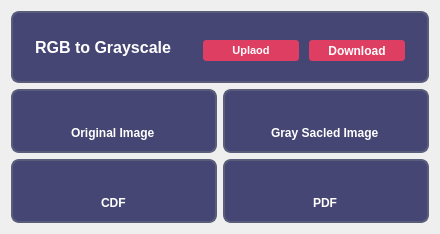
      <widget class="QWidget" name="tab_2">
       <attribute name="title">
        <string>Gray Scale</string>
       </attribute>
       <layout class="QGridLayout" name="gridLayout_2">
        <item row="0" column="0" colspan="2">
         <widget class="QFrame" name="frame">
          <property name="maximumSize">
           <size>
            <width>16777215</width>
            <height>100</height>
           </size>
          </property>
          <property name="styleSheet">
           <string notr="true">background-color:#454674;
border-radius:8px;
border : 2px solid #5A5D7A; </string>
          </property>
          <property name="frameShape">
           <enum>QFrame::StyledPanel</enum>
          </property>
          <property name="frameShadow">
           <enum>QFrame::Raised</enum>
          </property>
          <layout class="QHBoxLayout" name="horizontalLayout_16" stretch="4,1">
           <item>
            <widget class="QFrame" name="frame_8">
             <property name="minimumSize">
              <size>
               <width>0</width>
               <height>50</height>
              </size>
             </property>
             <property name="styleSheet">
              <string notr="true">border : 2px solid #454674; </string>
             </property>
             <property name="frameShape">
              <enum>QFrame::StyledPanel</enum>
             </property>
             <property name="frameShadow">
              <enum>QFrame::Raised</enum>
             </property>
             <layout class="QVBoxLayout" name="verticalLayout_9">
              <item>
               <widget class="QLabel" name="label_12">
                <property name="minimumSize">
                 <size>
                  <width>0</width>
                  <height>0</height>
                 </size>
                </property>
                <property name="font">
                 <font>
                  <pointsize>12</pointsize>
                  <weight>75</weight>
                  <bold>true</bold>
                 </font>
                </property>
                <property name="layoutDirection">
                 <enum>Qt::LeftToRight</enum>
                </property>
                <property name="styleSheet">
                 <string notr="true">color:white;</string>
                </property>
                <property name="text">
                 <string>RGB to Grayscale</string>
                </property>
                <property name="alignment">
                 <set>Qt::AlignCenter</set>
                </property>
               </widget>
              </item>
             </layout>
            </widget>
           </item>
           <item>
            <widget class="QFrame" name="frame_9">
             <property name="minimumSize">
              <size>
               <width>0</width>
               <height>40</height>
              </size>
             </property>
             <property name="maximumSize">
              <size>
               <width>16777215</width>
               <height>40</height>
              </size>
             </property>
             <property name="styleSheet">
              <string notr="true">margin-top:0px;
border : 2px solid #454674; </string>
             </property>
             <property name="frameShape">
              <enum>QFrame::StyledPanel</enum>
             </property>
             <property name="frameShadow">
              <enum>QFrame::Raised</enum>
             </property>
             <layout class="QHBoxLayout" name="horizontalLayout_2">
              <item>
               <widget class="QPushButton" name="rgbUpload_button">
                <property name="minimumSize">
                 <size>
                  <width>100</width>
                  <height>25</height>
                 </size>
                </property>
                <property name="maximumSize">
                 <size>
                  <width>100</width>
                  <height>16777215</height>
                 </size>
                </property>
                <property name="font">
                 <font>
                  <pointsize>8</pointsize>
                  <weight>75</weight>
                  <bold>true</bold>
                 </font>
                </property>
                <property name="styleSheet">
                 <string notr="true">background-color: #DE3E62;
border-radius: 5px;
color:white;

</string>
                </property>
                <property name="text">
                 <string>Uplaod</string>
                </property>
               </widget>
              </item>
              <item>
               <widget class="QPushButton" name="rgbDownload_button">
                <property name="minimumSize">
                 <size>
                  <width>100</width>
                  <height>25</height>
                 </size>
                </property>
                <property name="maximumSize">
                 <size>
                  <width>100</width>
                  <height>16777215</height>
                 </size>
                </property>
                <property name="font">
                 <font>
                  <weight>75</weight>
                  <bold>true</bold>
                 </font>
                </property>
                <property name="styleSheet">
                 <string notr="true">background-color: #DE3E62;
border-radius: 5px;
color:white;
</string>
                </property>
                <property name="text">
                 <string>Download</string>
                </property>
               </widget>
              </item>
             </layout>
            </widget>
           </item>
          </layout>
         </widget>
        </item>
        <item row="1" column="0">
         <widget class="QFrame" name="frame_2">
          <property name="styleSheet">
           <string notr="true">background-color:#454674;
border-radius:8px;
border : 2px solid #5A5D7A; </string>
          </property>
          <property name="frameShape">
           <enum>QFrame::StyledPanel</enum>
          </property>
          <property name="frameShadow">
           <enum>QFrame::Raised</enum>
          </property>
          <layout class="QVBoxLayout" name="verticalLayout_10">
           <item>
            <widget class="QLabel" name="rgbOriginal_image">
             <property name="styleSheet">
              <string notr="true">border : 2px solid #454674; </string>
             </property>
             <property name="text">
              <string/>
             </property>
            </widget>
           </item>
           <item alignment="Qt::AlignHCenter">
            <widget class="QLabel" name="label_14">
             <property name="maximumSize">
              <size>
               <width>300</width>
               <height>30</height>
              </size>
             </property>
             <property name="font">
              <font>
               <pointsize>9</pointsize>
               <weight>75</weight>
               <bold>true</bold>
              </font>
             </property>
             <property name="styleSheet">
              <string notr="true">color:white;
border : 2px solid #454674; </string>
             </property>
             <property name="text">
              <string>Original Image</string>
             </property>
            </widget>
           </item>
          </layout>
         </widget>
        </item>
        <item row="1" column="1">
         <widget class="QFrame" name="frame_3">
          <property name="styleSheet">
           <string notr="true">background-color:#454674;
border-radius:8px;
border : 2px solid #5A5D7A; </string>
          </property>
          <property name="frameShape">
           <enum>QFrame::StyledPanel</enum>
          </property>
          <property name="frameShadow">
           <enum>QFrame::Raised</enum>
          </property>
          <layout class="QVBoxLayout" name="verticalLayout_12">
           <item>
            <widget class="QLabel" name="rgbGray_image">
             <property name="styleSheet">
              <string notr="true">border : 2px solid #454674; </string>
             </property>
             <property name="text">
              <string/>
             </property>
            </widget>
           </item>
           <item alignment="Qt::AlignHCenter">
            <widget class="QLabel" name="label_18">
             <property name="maximumSize">
              <size>
               <width>300</width>
               <height>30</height>
              </size>
             </property>
             <property name="font">
              <font>
               <pointsize>9</pointsize>
               <weight>75</weight>
               <bold>true</bold>
              </font>
             </property>
             <property name="styleSheet">
              <string notr="true">color:white;
border : 2px solid #454674; </string>
             </property>
             <property name="text">
              <string>Gray Sacled Image</string>
             </property>
            </widget>
           </item>
          </layout>
         </widget>
        </item>
        <item row="2" column="0">
         <widget class="QFrame" name="frame_4">
          <property name="styleSheet">
           <string notr="true">background-color:#454674;
border-radius:8px;
border : 2px solid #5A5D7A; </string>
          </property>
          <property name="frameShape">
           <enum>QFrame::StyledPanel</enum>
          </property>
          <property name="frameShadow">
           <enum>QFrame::Raised</enum>
          </property>
          <layout class="QVBoxLayout" name="verticalLayout_7">
           <item>
            <widget class="QLabel" name="rgbCDF_image">
             <property name="styleSheet">
              <string notr="true">border : 2px solid #454674; </string>
             </property>
             <property name="text">
              <string/>
             </property>
            </widget>
           </item>
           <item alignment="Qt::AlignHCenter">
            <widget class="QLabel" name="label_11">
             <property name="maximumSize">
              <size>
               <width>300</width>
               <height>30</height>
              </size>
             </property>
             <property name="font">
              <font>
               <pointsize>9</pointsize>
               <weight>75</weight>
               <bold>true</bold>
              </font>
             </property>
             <property name="styleSheet">
              <string notr="true">color:white;
border : 2px solid #454674; </string>
             </property>
             <property name="text">
              <string>CDF</string>
             </property>
            </widget>
           </item>
          </layout>
         </widget>
        </item>
        <item row="2" column="1">
         <widget class="QFrame" name="frame_5">
          <property name="styleSheet">
           <string notr="true">background-color:#454674;
border-radius:8px;
border : 2px solid #5A5D7A; </string>
          </property>
          <property name="frameShape">
           <enum>QFrame::StyledPanel</enum>
          </property>
          <property name="frameShadow">
           <enum>QFrame::Raised</enum>
          </property>
          <layout class="QVBoxLayout" name="verticalLayout_11">
           <item>
            <widget class="QLabel" name="rgbPDF_image">
             <property name="styleSheet">
              <string notr="true">border : 2px solid #454674; </string>
             </property>
             <property name="text">
              <string/>
             </property>
            </widget>
           </item>
           <item alignment="Qt::AlignHCenter">
            <widget class="QLabel" name="label_16">
             <property name="maximumSize">
              <size>
               <width>300</width>
               <height>30</height>
              </size>
             </property>
             <property name="font">
              <font>
               <pointsize>9</pointsize>
               <weight>75</weight>
               <bold>true</bold>
              </font>
             </property>
             <property name="styleSheet">
              <string notr="true">color:white;
border : 2px solid #454674; </string>
             </property>
             <property name="text">
              <string>PDF</string>
             </property>
            </widget>
           </item>
          </layout>
         </widget>
        </item>
       </layout>
      </widget>
